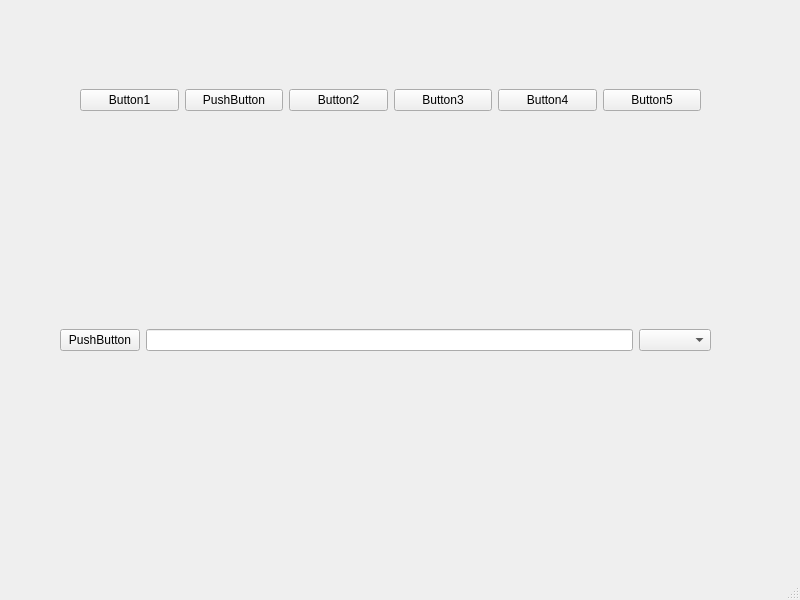
<?xml version="1.0" encoding="UTF-8"?>
<ui version="4.0">
 <class>MainWindow</class>
 <widget class="QMainWindow" name="MainWindow">
  <property name="geometry">
   <rect>
    <x>0</x>
    <y>0</y>
    <width>800</width>
    <height>600</height>
   </rect>
  </property>
  <property name="windowTitle">
   <string>MainWindow</string>
  </property>
  <widget class="QWidget" name="centralwidget">
   <widget class="QWidget" name="horizontalLayoutWidget">
    <property name="geometry">
     <rect>
      <x>60</x>
      <y>300</y>
      <width>651</width>
      <height>80</height>
     </rect>
    </property>
    <layout class="QHBoxLayout" name="horizontalLayout_2">
     <item>
      <widget class="QPushButton" name="pushButton_6">
       <property name="text">
        <string>PushButton</string>
       </property>
      </widget>
     </item>
     <item>
      <widget class="QLineEdit" name="lineEdit"/>
     </item>
     <item>
      <widget class="QComboBox" name="comboBox"/>
     </item>
    </layout>
   </widget>
   <widget class="QWidget" name="">
    <property name="geometry">
     <rect>
      <x>80</x>
      <y>50</y>
      <width>621</width>
      <height>101</height>
     </rect>
    </property>
    <layout class="QHBoxLayout" name="horizontalLayout">
     <item>
      <widget class="QPushButton" name="pushButton">
       <property name="text">
        <string>Button1</string>
       </property>
      </widget>
     </item>
     <item>
      <widget class="QPushButton" name="pushButton_7">
       <property name="text">
        <string>PushButton</string>
       </property>
      </widget>
     </item>
     <item>
      <widget class="QPushButton" name="pushButton_2">
       <property name="text">
        <string>Button2</string>
       </property>
      </widget>
     </item>
     <item>
      <widget class="QPushButton" name="pushButton_3">
       <property name="text">
        <string>Button3</string>
       </property>
      </widget>
     </item>
     <item>
      <widget class="QPushButton" name="pushButton_4">
       <property name="text">
        <string>Button4</string>
       </property>
      </widget>
     </item>
     <item>
      <widget class="QPushButton" name="pushButton_5">
       <property name="text">
        <string>Button5</string>
       </property>
      </widget>
     </item>
    </layout>
   </widget>
   <zorder>pushButton</zorder>
   <zorder>pushButton_2</zorder>
   <zorder>pushButton_3</zorder>
   <zorder>pushButton_4</zorder>
   <zorder>pushButton_5</zorder>
   <zorder>pushButton_6</zorder>
   <zorder>horizontalLayoutWidget</zorder>
  </widget>
  <widget class="QMenuBar" name="menubar">
   <property name="geometry">
    <rect>
     <x>0</x>
     <y>0</y>
     <width>800</width>
     <height>19</height>
    </rect>
   </property>
  </widget>
  <widget class="QStatusBar" name="statusbar"/>
 </widget>
 <resources/>
 <connections/>
</ui>
